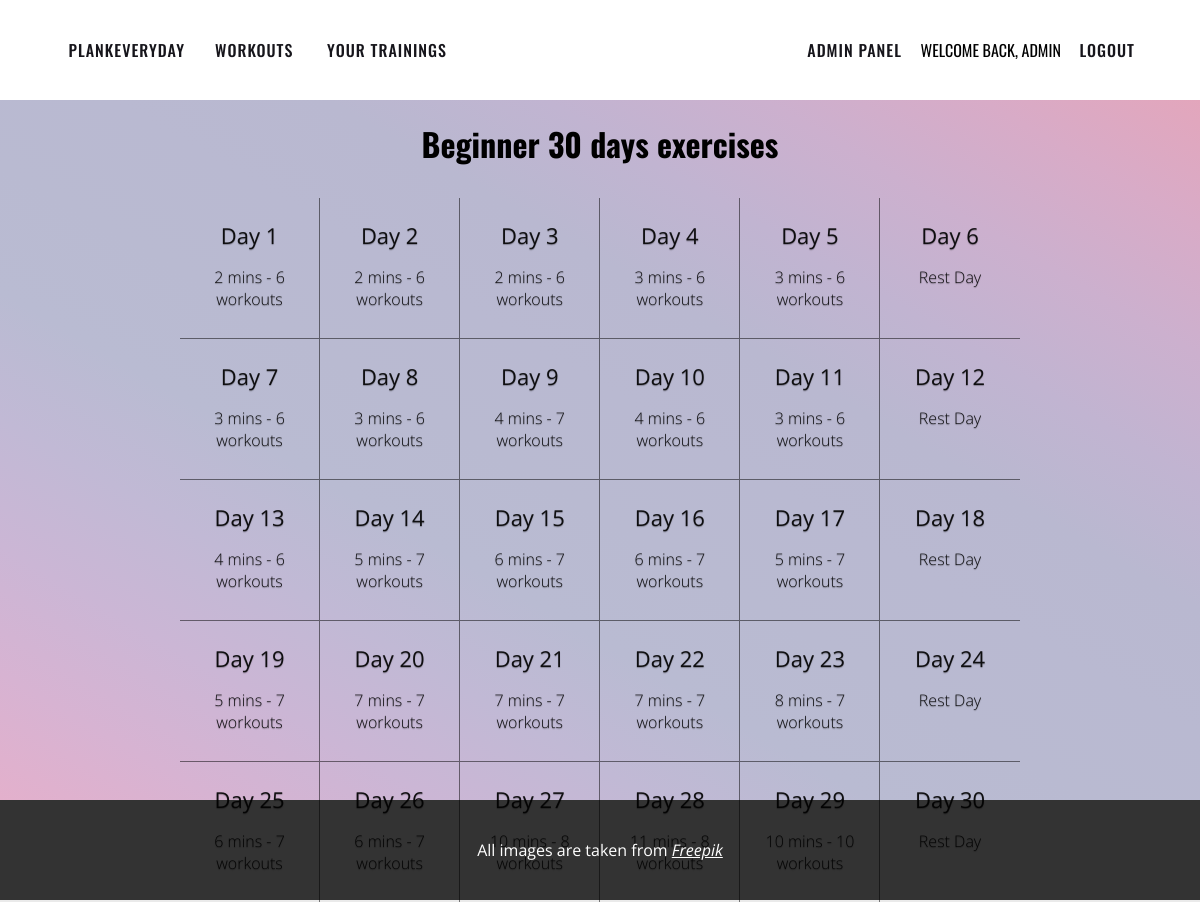
/caregories/2/ (signed in), run on the app's committed database.
### first_workout/models.py (models this page shows, shortened)
class Categories(models.Model):
    title = models.CharField(max_length=20)
    short_description = models.TextField(max_length=50)
    img = models.ImageField()
    def image_data(self):
        return format_html(
            '<img src="{}" width="150px"/>',
            self.img.url,
        )
    image_data.short_description = "Preview"
    def __str__(self):
        return self.title

class WorkoutsByDays(models.Model):
    day = models.PositiveSmallIntegerField()
    category_name = models.ForeignKey(
        "Categories", verbose_name=("Category"), on_delete=models.PROTECT
    )
    workouts = models.ManyToManyField(Workouts)
    time_coefficient = models.FloatField()
    is_completed = models.BooleanField()
    def get_workouts(self):
        my_dict = {}
        for field in self.workouts.all():
            my_dict[field.title] = int(field.workout_time * self.time_coefficient)
        return my_dict
    get_workouts.short_description = "Workouts"
    def total_time(self):
        total_time = 0
        for field in self.workouts.all():
            total_time += field.workout_time * self.time_coefficient
        return f"{int(total_time / 60)} mins"

class Workouts(models.Model):
    title = models.CharField(max_length=50)
    workout_time = models.PositiveIntegerField(
        validators=[MaxValueValidator(3600, "The value must not exceed 3600 seconds")]
    )
    short_info = models.TextField(max_length=400)
    full_info = models.TextField(max_length=1000)
    img = models.ImageField()
    def image_data(self):
        return format_html(
            '<img src="{}" width="150px"/>',
            self.img.url,
        )
    image_data.short_description = "Preview"

### first_workout/views.py (the view)
# urls.py: path("caregories/<int:pk>/", CategoryDays.as_view(), name="basic"),
class CategoryDays(ListView):
    model = WorkoutsByDays
    template_name = "first_workout/category_days.html"
    def get_queryset(self):
        return WorkoutsByDays.objects.filter(category_name_id=self.kwargs["pk"])
    def get_context_data(self, **kwargs):
        context = super().get_context_data(**kwargs)
        context["category_name"] = Categories.objects.get(id=self.kwargs["pk"])
        return context

### first_workout/templates/first_workout/category_days.html (shortened to what this page needs)
{% extends "base.html" %}
{% load static %}
{% block style %}
    <link rel="stylesheet" href="{% static 'workout/css/category_days.css' %}">
{% endblock style %}
{% block body %}
    <div class="div-main-days-container">
        <div class="div-main-days-header">
            <h1>{{category_name}} 30 days exercises</h1>
        </div>
        <div class="div-days-container-flex">
            {% for field in object_list %}
                <a href="{% url 'day_workout' field.category_name_id field.day %}">
                    <div class="div-day">
                        <p>Day {{field.day}}</p>
                        {% if not field.day|divisibleby:"6" %}
                            <p>{{field.total_time}} - {{field.get_workouts|length}} workouts</p>
                        {% else %}
                            <p>Rest Day</p>
                        {% endif %}
                    </div>
                </a>
            {% endfor %}
        </div>
    </div>
{% endblock body %}

### templates/inc/_nav.html
<nav>
    <div class="logo">
        <a href="{% url 'home' %}">PlankEveryDay</a>
    </div>
    <a href="{% url 'workouts' %}">Workouts</a>
    {% if request.user.is_authenticated %}
        <a href="{% url 'categories' %}">Your Trainings</a>
    {% endif %}
    <div class="menu">
        {% if request.user.is_authenticated %}
            {% if user.username == "admin" %}
                <a href="{% url 'admin:index' %}">Admin Panel</a>
            {% endif %}
        WELCOME BACK, {{ user.username|upper }} <a href="{% url 'logout' %}">Logout</a>
        {% else %}
            <a href="{% url 'login' %}">Login</a>
            <a href="{% url 'register' %}">Register</a>
        {% endif %}
    </div>
</nav>

### workout/static/workout/css/style.css (style rules this page uses)
body { margin: 0; font-family: 'Open Sans', sans-serif; background-color: rgba(212, 212, 212, 0.486); }

### workout/static/workout/css/category_days.css (style rules this page uses)
.div-main-days-container { width: 100%; height: calc(100vh - 100px); background-image: linear-gradient(to right top, #e3b0cc, #d7b3d2, #cbb6d5, #c1b9d5, #b9bbd2, #b9bad1, #b9b9d1, #b9b8d0, #c1b4d1, #ccb0ce, #d8abc7, #e3a6bc); }
.div-main-days-header { margin-left: auto; margin-right: auto; width: 526px; height: 100px; }
.div-main-days-header>h1 { margin-top: 0px; padding-top: 20px; }
.div-main-days-header>h1 { font-family: 'Oswald', sans-serif; }
.div-main-days-header>h1, .div-day>p { text-align: center; }
.div-days-container-flex { display: flex; flex-wrap: wrap; align-content: center; width: 70%; height: 700px; margin: 0px auto; border-radius: 25px; }
.div-days-container-flex a { display: flex; width: 16.56%; height: 20%; color: black; text-decoration: none; border-right: 1px solid rgba(0, 0, 0, 0.5); border-bottom: 1px solid rgba(0, 0, 0, 0.5); }
.div-day:last-child { border-right: none; }
.div-day { width: 100%; height: 100%; }
.div-days-container-flex a:nth-child(6n) { border-right: none; }
.div-days-container-flex a:nth-child(1n+25) { border-bottom: none; }
.div-day p:first-child, .div-day p:nth-child(2) { font-weight: 300; color: rgba(0, 0, 0, 0.9); text-shadow: 0 1px 1px rgb(0 0 0 / 30%); }
.div-day p:first-child { margin-bottom: 15px; font-size: 22px; font-weight: 400; }
.div-day p:nth-child(2) { font-size: 16px; margin-bottom: 0px; }

### workout/static/workout/css/nav.css (style rules this page uses)
nav { font-family: 'Oswald', sans-serif; width: 100%; height: 100px; background-color: white; }
nav .logo { float: left; width: 200px; text-align: right; }
nav .menu { display: inline-block; float: right; margin-right: 50px; }
nav a { font-weight: 500; text-transform: uppercase; text-decoration: none; color: #16151b; margin: 38px 15px; font-size: 16px; letter-spacing: 1px; position: relative; display: inline-block; }
nav a:before { content: ''; position: absolute; width: 100%; height: 3px; background: #16151b; bottom: -5%; animation: out 0.2s cubic-bezier(1, 0, 0.58, 0.97) 1 both; }

### data on the page
Categories: title "Beginner"
WorkoutsByDays: day "1", total_time "2 mins", get_workouts|length "6"
WorkoutsByDays: day "2", total_time "2 mins", get_workouts|length "6"
WorkoutsByDays: day "3", total_time "2 mins", get_workouts|length "6"
WorkoutsByDays: day "4", total_time "3 mins", get_workouts|length "6"
WorkoutsByDays: day "5", total_time "3 mins", get_workouts|length "6"
WorkoutsByDays: day "6", shows "Rest Day"
WorkoutsByDays: day "7", total_time "3 mins", get_workouts|length "6"
WorkoutsByDays: day "8", total_time "3 mins", get_workouts|length "6"
WorkoutsByDays: day "9", total_time "4 mins", get_workouts|length "7"
WorkoutsByDays: day "10", total_time "4 mins", get_workouts|length "6"
WorkoutsByDays: day "11", total_time "3 mins", get_workouts|length "6"
WorkoutsByDays: day "12", shows "Rest Day"
WorkoutsByDays: day "13", total_time "4 mins", get_workouts|length "6"
WorkoutsByDays: day "14", total_time "5 mins", get_workouts|length "7"
WorkoutsByDays: day "15", total_time "6 mins", get_workouts|length "7"
WorkoutsByDays: day "16", total_time "6 mins", get_workouts|length "7"
WorkoutsByDays: day "17", total_time "5 mins", get_workouts|length "7"
WorkoutsByDays: day "18", shows "Rest Day"
WorkoutsByDays: day "19", total_time "5 mins", get_workouts|length "7"
WorkoutsByDays: day "20", total_time "7 mins", get_workouts|length "7"
WorkoutsByDays: day "21", total_time "7 mins", get_workouts|length "7"
WorkoutsByDays: day "22", total_time "7 mins", get_workouts|length "7"
WorkoutsByDays: day "23", total_time "8 mins", get_workouts|length "7"
WorkoutsByDays: day "24", shows "Rest Day"
WorkoutsByDays: day "25", total_time "6 mins", get_workouts|length "7"
WorkoutsByDays: day "26", total_time "6 mins", get_workouts|length "7"
WorkoutsByDays: day "27", total_time "10 mins", get_workouts|length "8"
WorkoutsByDays: day "28", total_time "11 mins", get_workouts|length "8"
WorkoutsByDays: day "29", total_time "10 mins", get_workouts|length "10"
WorkoutsByDays: day "30", shows "Rest Day"

### other printed values
{{ user.username|upper }} "ADMIN"
